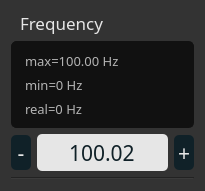
<?xml version="1.0" encoding="UTF-8"?>
<ui version="4.0">
 <class>parameterForm</class>
 <widget class="QWidget" name="parameterForm">
  <property name="geometry">
   <rect>
    <x>0</x>
    <y>0</y>
    <width>205</width>
    <height>191</height>
   </rect>
  </property>
  <property name="sizePolicy">
   <sizepolicy hsizetype="Minimum" vsizetype="Maximum">
    <horstretch>0</horstretch>
    <verstretch>0</verstretch>
   </sizepolicy>
  </property>
  <property name="minimumSize">
   <size>
    <width>145</width>
    <height>0</height>
   </size>
  </property>
  <property name="maximumSize">
   <size>
    <width>205</width>
    <height>218</height>
   </size>
  </property>
  <property name="windowTitle">
   <string>Form</string>
  </property>
  <property name="autoFillBackground">
   <bool>false</bool>
  </property>
  <property name="styleSheet">
   <string notr="true">background: rgb(51, 51, 51);
padding: 0;
margin: 0;</string>
  </property>
  <layout class="QGridLayout" name="gridLayout">
   <item row="3" column="0" colspan="2">
    <layout class="QHBoxLayout" name="enterValueLayout">
     <property name="sizeConstraint">
      <enum>QLayout::SetMinimumSize</enum>
     </property>
     <item>
      <widget class="QPushButton" name="minusCompactButton">
       <property name="sizePolicy">
        <sizepolicy hsizetype="Fixed" vsizetype="Fixed">
         <horstretch>0</horstretch>
         <verstretch>0</verstretch>
        </sizepolicy>
       </property>
       <property name="minimumSize">
        <size>
         <width>0</width>
         <height>35</height>
        </size>
       </property>
       <property name="font">
        <font>
         <family>OCR A Extended</family>
         <pointsize>16</pointsize>
        </font>
       </property>
       <property name="styleSheet">
        <string notr="true">QPushButton {
	background: rgb(16, 33, 40);
	color: rgb(230, 230, 230);
	border-radius: 5px;
	width: 20px;
	height: 30px;
}

QPushButton::disabled {
	background: rgb(76, 93, 100);
	color: rgb(180, 180, 180);
}</string>
       </property>
       <property name="text">
        <string>-</string>
       </property>
      </widget>
     </item>
     <item>
      <widget class="QLineEdit" name="currValueCompactLine">
       <property name="sizePolicy">
        <sizepolicy hsizetype="Expanding" vsizetype="Maximum">
         <horstretch>0</horstretch>
         <verstretch>0</verstretch>
        </sizepolicy>
       </property>
       <property name="minimumSize">
        <size>
         <width>0</width>
         <height>0</height>
        </size>
       </property>
       <property name="maximumSize">
        <size>
         <width>16777215</width>
         <height>37</height>
        </size>
       </property>
       <property name="font">
        <font>
         <family>Share Tech Mono</family>
         <pointsize>16</pointsize>
        </font>
       </property>
       <property name="styleSheet">
        <string notr="true">QLineEdit {
	color: rgb(16, 33, 40);
	background: rgb(230, 230, 230);
	border-radius: 5px;
	padding: 5px 0;
}

QLineEdit::disabled {
	background: rgb(180, 180, 180);
	color: rgb(76, 93, 100);
}</string>
       </property>
       <property name="text">
        <string>100.02</string>
       </property>
       <property name="maxLength">
        <number>65535</number>
       </property>
       <property name="alignment">
        <set>Qt::AlignCenter</set>
       </property>
      </widget>
     </item>
     <item>
      <widget class="QPushButton" name="plusCompactButton">
       <property name="sizePolicy">
        <sizepolicy hsizetype="Maximum" vsizetype="Fixed">
         <horstretch>0</horstretch>
         <verstretch>0</verstretch>
        </sizepolicy>
       </property>
       <property name="minimumSize">
        <size>
         <width>0</width>
         <height>35</height>
        </size>
       </property>
       <property name="font">
        <font>
         <family>OCR A Extended</family>
         <pointsize>16</pointsize>
        </font>
       </property>
       <property name="styleSheet">
        <string notr="true">QPushButton {
	background: rgb(16, 33, 40);
	color: rgb(230, 230, 230);
	border-radius: 5px;
	width: 20px;
	height: 30px;
}

QPushButton::disabled {
	background: rgb(76, 93, 100);
	color: rgb(180, 180, 180);
}</string>
       </property>
       <property name="text">
        <string>+</string>
       </property>
      </widget>
     </item>
    </layout>
   </item>
   <item row="4" column="0" colspan="2">
    <widget class="Line" name="line">
     <property name="orientation">
      <enum>Qt::Horizontal</enum>
     </property>
    </widget>
   </item>
   <item row="0" column="0" colspan="2">
    <layout class="QHBoxLayout" name="horizontalLayout">
     <item>
      <widget class="QLabel" name="titleCompactLabel">
       <property name="sizePolicy">
        <sizepolicy hsizetype="Minimum" vsizetype="Maximum">
         <horstretch>0</horstretch>
         <verstretch>0</verstretch>
        </sizepolicy>
       </property>
       <property name="font">
        <font>
         <family>Share Tech Mono</family>
         <pointsize>13</pointsize>
        </font>
       </property>
       <property name="styleSheet">
        <string notr="true">color: rgb(230,230,230); margin-left: 5px;</string>
       </property>
       <property name="text">
        <string>Frequency</string>
       </property>
      </widget>
     </item>
    </layout>
   </item>
   <item row="1" column="0" colspan="2">
    <widget class="QGroupBox" name="groupBox">
     <property name="sizePolicy">
      <sizepolicy hsizetype="Minimum" vsizetype="Maximum">
       <horstretch>0</horstretch>
       <verstretch>0</verstretch>
      </sizepolicy>
     </property>
     <property name="minimumSize">
      <size>
       <width>0</width>
       <height>80</height>
      </size>
     </property>
     <property name="styleSheet">
      <string notr="true">background-color: rgb(17, 17, 17);
border: 1px solid rgb(17, 17, 17);
border-radius: 5px;</string>
     </property>
     <property name="title">
      <string/>
     </property>
     <layout class="QVBoxLayout" name="verticalLayout">
      <item>
       <widget class="QLabel" name="maxCompactLabel">
        <property name="sizePolicy">
         <sizepolicy hsizetype="Preferred" vsizetype="Fixed">
          <horstretch>0</horstretch>
          <verstretch>0</verstretch>
         </sizepolicy>
        </property>
        <property name="font">
         <font>
          <family>Share Tech Mono</family>
          <pointsize>10</pointsize>
         </font>
        </property>
        <property name="styleSheet">
         <string notr="true">color: rgb(180, 180, 180);</string>
        </property>
        <property name="text">
         <string>max=100.00 Hz</string>
        </property>
       </widget>
      </item>
      <item>
       <widget class="QLabel" name="minCompactLabel">
        <property name="sizePolicy">
         <sizepolicy hsizetype="Preferred" vsizetype="Fixed">
          <horstretch>0</horstretch>
          <verstretch>0</verstretch>
         </sizepolicy>
        </property>
        <property name="font">
         <font>
          <family>Share Tech Mono</family>
          <pointsize>10</pointsize>
         </font>
        </property>
        <property name="styleSheet">
         <string notr="true">color: rgb(180, 180, 180);</string>
        </property>
        <property name="text">
         <string>min=0 Hz</string>
        </property>
       </widget>
      </item>
      <item>
       <widget class="QLabel" name="realValueUnitCompactLabel">
        <property name="sizePolicy">
         <sizepolicy hsizetype="Preferred" vsizetype="Fixed">
          <horstretch>0</horstretch>
          <verstretch>0</verstretch>
         </sizepolicy>
        </property>
        <property name="font">
         <font>
          <family>Share Tech Mono</family>
          <pointsize>10</pointsize>
         </font>
        </property>
        <property name="styleSheet">
         <string notr="true">color: rgb(180, 180, 180);</string>
        </property>
        <property name="text">
         <string>real=0 Hz</string>
        </property>
       </widget>
      </item>
     </layout>
    </widget>
   </item>
  </layout>
 </widget>
 <resources/>
 <connections/>
</ui>
